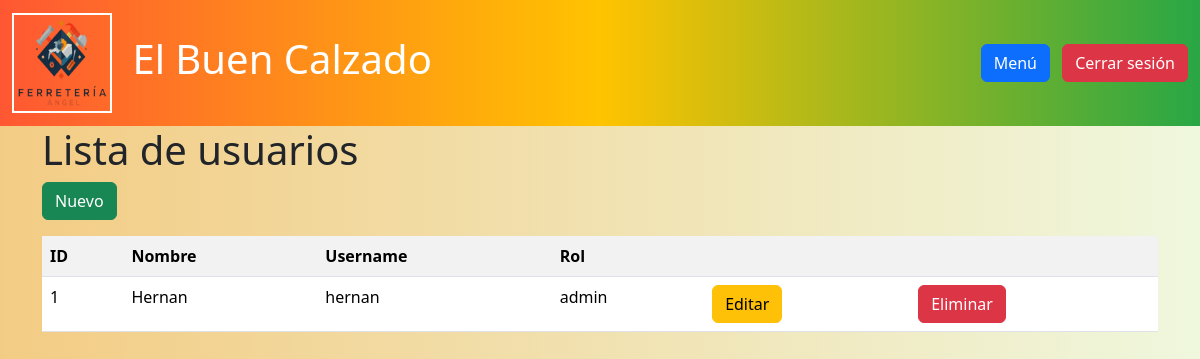
/usuarios/, run on an earlier commit of the app's database.
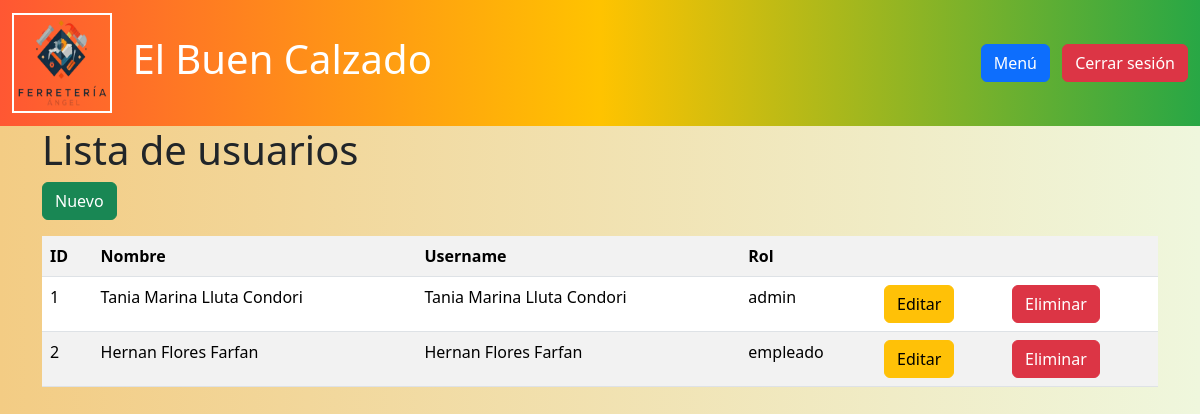
And on a later commit of the database.
### models/usuario_model.py (models this page shows, shortened)
class Usuario(db.Model):
    __tablename__ = "usuarios"
    id = db.Column(db.Integer,primary_key=True)
    nombre = db.Column(db.String(80),nullable=False)
    username = db.Column(db.String(50),nullable=False)
    password = db.Column(db.String,nullable=False)
    rol = db.Column(db.String(20),nullable=False)
    ventas = relationship("Venta", back_populates="empleado")
    @staticmethod
    def get_all():
        return Usuario.query.all()

### controllers/usuario_controller.py (the view)
@usuario_bp.route("/")
def index():
    usuarios = Usuario.get_all()
    return usuario_view.list(usuarios)

### run.py (called while the page is built)
@app.context_processor
def inject_active_path():
    def is_active(path):
        return 'active' if request.path == path else ''
    return(dict(is_active =  is_active))

### views/usuario_view.py (called while the page is built)
def list(usuarios):
    return render_template('usuarios/index.html', usuarios=usuarios)

### templates/usuarios/index.html (shortened to what this page needs)
{% extends 'base.html' %}
{% block content %}
<h1>Lista de  usuarios</h1>
<a href="{{url_for('usuario.create')}}" class="btn btn-success mb-3">Nuevo</a>
<table class="table table-striped">
    <tr>
        <th>ID</th>
        <th>Nombre</th>
        <th>Username</th>
        <th>Rol</th>
        <th></th>
        <th></th>
    </tr>
    {% for item in usuarios %}
    <tr>
        <td>{{item.id}}</td>
        <td>{{item.nombre}}</td>
        <td>{{item.username}}</td>
        <td>{{item.rol}}</td>
        <td>
            <a href="{{url_for('usuario.edit',id=item.id)}}" class="btn btn-warning" >Editar</a>
        </td>
        <td>
            <a href="{{ url_for ('usuario.delete',id=item.id) }}" class="btn btn-danger">Eliminar</a>
        </td>
    </tr>
    {% endfor %}
</table>
{% endblock %}

### templates/base.html (shortened to what this page needs)
<!doctype html>
<html lang="es">
  <head>
    <link href="https://cdn.jsdelivr.net/npm/bootstrap@5.3.3/dist/css/bootstrap.min.css" rel="stylesheet">
  </head>
  <body>
    <nav class="navbar navbar-expand-lg custom-navbar">
      <div class="container-fluid">
        <a class="navbar-brand" href="#">
          <img src="{{ url_for('static', filename='img/logo4.png') }}" alt="Logo" style="width: 100px; height: 100px; margin-right: 10px;">
          El Buen Calzado
        </a>
        <div class="ml-auto">
          {% if request.endpoint in ['usuario.index', 'cliente.index', 'producto.index', 'venta.index', 'factura.index', 'compra.index'] %}
            <a class="btn btn-primary me-2" href="{{ url_for('home') }}">Menú</a>
            <a class="btn btn-danger" href="{{ url_for('auth.logout') }}">Cerrar sesión</a>
          {% endif %}
        </div>
      </div>
    </nav>
    <div class="container">
        {% block content %}
        {% endblock %}
    </div>
  </body>
</html>

### templates/base.html (style rules this page uses)
.custom-navbar { background: linear-gradient(90deg, #FF5733, #FFC300, #28A745); }
.custom-navbar .navbar-brand { font-size: 2.5rem; color: #ffffff !important; }
.custom-navbar .navbar-brand img { border: 2px solid #ffffff; }
body { background: linear-gradient(to right, #f3cc84, #eff7dd); min-height: 100vh; }

What changed in the data, as far as the page shows it:
changed Usuario "admin": nombre "Hernan" → "Tania Marina Lluta Condori"; username "hernan" → "Tania Marina Lluta Condori"
added Usuario: id "2", nombre "Hernan Flores Farfan", username "Hernan Flores Farfan", rol "empleado"
